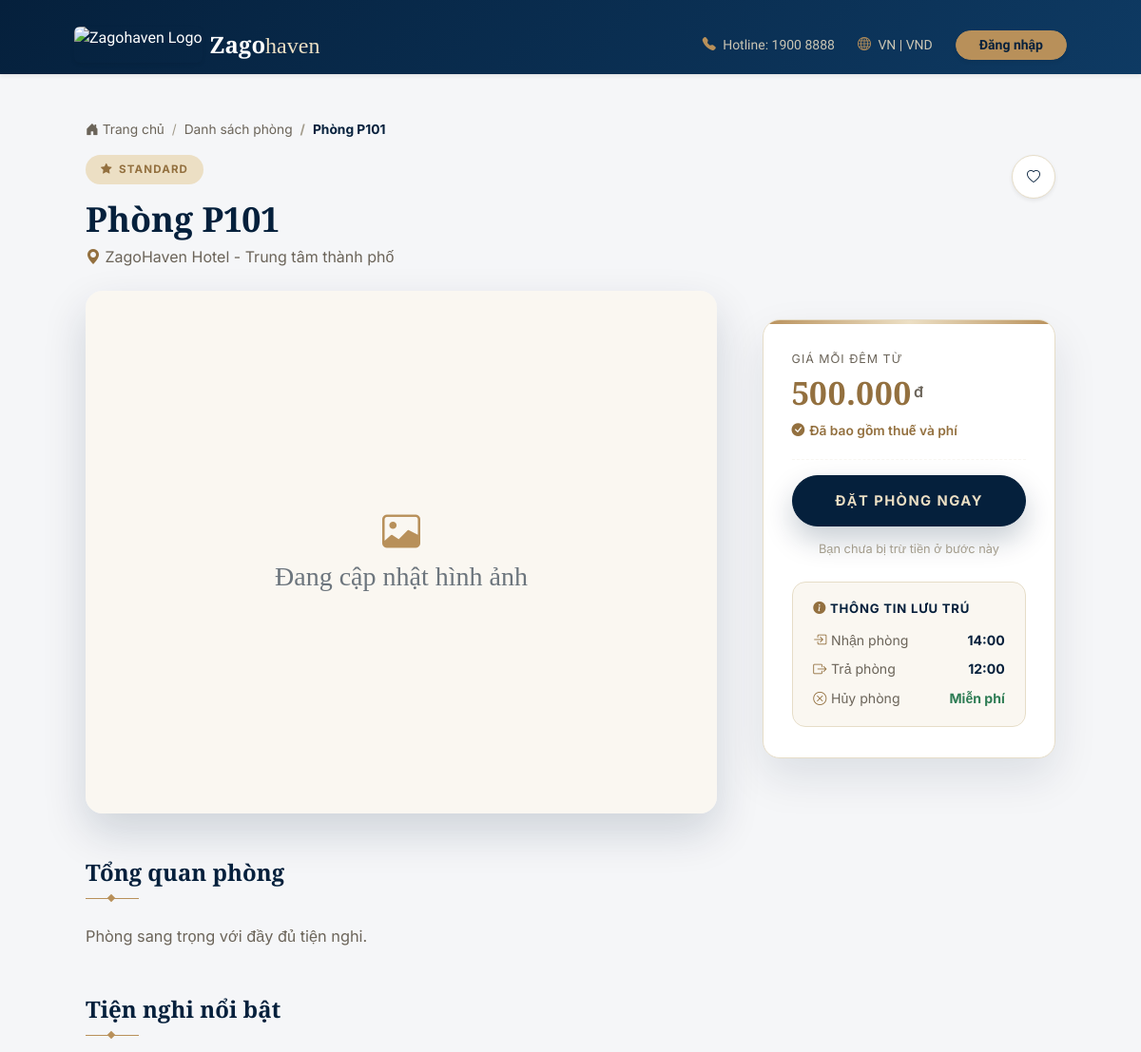
Page /room/1/ (upper part) on the earlier database version.
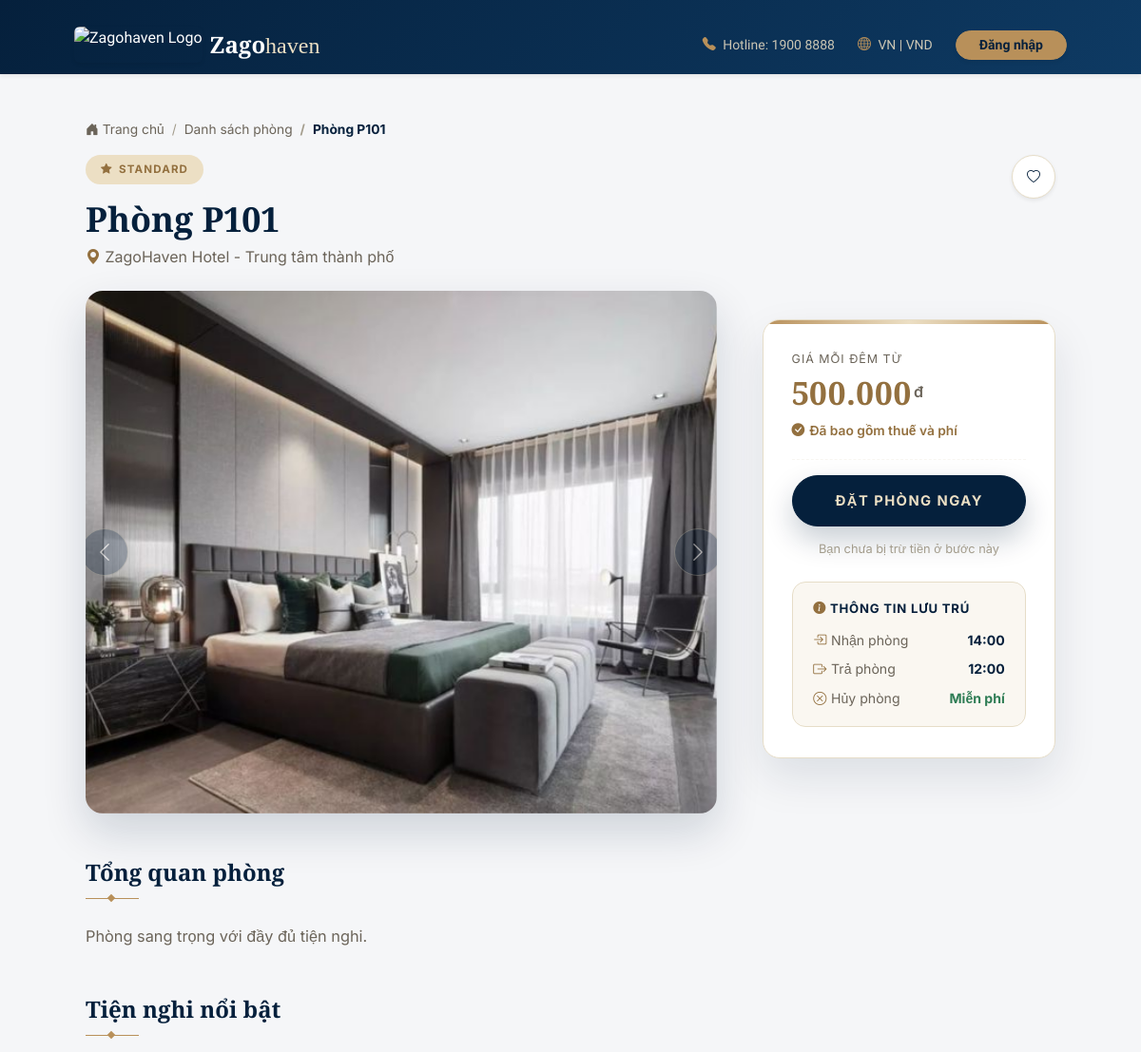
Same page on the later database version.
### booking/models.py (models this page shows, shortened)
class Room(models.Model):
    HOUSEKEEPING_STATUS = (
        ('CLEAN', 'Sạch sẽ - Sẵn sàng đón khách'),
        ('DIRTY', 'Chưa dọn - Khách vừa check-out'),
        ('MAINTENANCE', 'Đang bảo trì/Sửa chữa'),
    )
    category = models.ForeignKey(RoomCategory, on_delete=models.CASCADE, verbose_name="Thuộc loại phòng")
    room_number = models.CharField(max_length=10, unique=True, verbose_name="Số phòng")
    is_available = models.BooleanField(default=True, verbose_name="Còn trống")
    housekeeping_status = models.CharField(max_length=20, choices=HOUSEKEEPING_STATUS, default='CLEAN', verbose_name="Tình trạng dọn dẹp")
    description = models.TextField(default="Phòng sang trọng với đầy đủ tiện nghi.", verbose_name="Mô tả thêm")
    image = models.ImageField(upload_to='rooms/', null=True, blank=True, verbose_name="Ảnh đại diện")
    class Meta:
        verbose_name = "Phòng"
        verbose_name_plural = "Danh sách phòng"

class RoomCategory(models.Model):
    name = models.CharField(max_length=50)
    price_per_night = models.DecimalField(max_digits=10, decimal_places=2)
    capacity = models.IntegerField(default=2)
    def get_current_season_alert(self):
        today = timezone.now().date()
        active_seasons = SeasonalPricing.objects.filter(
            start_date__lte=today,
            end_date__gte=today
        )
        is_weekend = today.weekday() in [4, 5, 6]
        if not is_weekend:
            active_seasons = active_seasons.filter(is_weekend_only=False)
        active_season = active_seasons.first()
        return None
    class Meta:
        verbose_name = "Loại phòng"
        verbose_name_plural = "Các loại phòng"

### booking/views.py (the view)
# urls.py: path('room/<int:room_id>/', booking_views.room_detail, name='room_detail'),
def room_detail(request, room_id):
    room = get_object_or_404(Room, id=room_id)
    return render(request, 'booking/room_detail.html', {
        'room': room,
        'is_favorite': room.id in _get_favorite_room_ids(request.user),
    })

### booking/context_processors.py (called while the page is built, shortened)
def unread_messages(request):
    if not request.user.is_authenticated:
        return {'unread_message_count': 0}

### booking/views.py (called while the page is built)
def _get_favorite_room_ids(user):
    if not user.is_authenticated:
        return set()
    return set(Favorite.objects.filter(user=user).values_list('room_id', flat=True))

### booking/templates/booking/room_detail.html (shortened to what the changed rows need)
{% extends 'base.html' %}
{% block content %}
<div class="container mt-4 mb-5 lux-room-detail">
    <nav aria-label="breadcrumb" class="mb-3">
        <ol class="breadcrumb lux-breadcrumb">
            <li class="breadcrumb-item"><a href="{% url 'room_list' %}"><i class="bi bi-house-door-fill"></i> Trang chủ</a></li>
            <li class="breadcrumb-item"><a href="{% url 'room_list' %}">Danh sách phòng</a></li>
            <li class="breadcrumb-item active" aria-current="page">Phòng {{ room.room_number }}</li>
        </ol>
    </nav>
    <div class="d-flex justify-content-between align-items-start mb-4 flex-wrap gap-3">
        <div>
            <span class="lux-detail-badge"><i class="bi bi-star-fill"></i> {{ room.category.name }}</span>
            <h1 class="lux-detail-title">Phòng {{ room.room_number }}</h1>
            <p class="lux-detail-location mb-0"><i class="bi bi-geo-alt-fill"></i> ZagoHaven Hotel - Trung tâm thành phố</p>
        </div>
    </div>
    <div class="row g-5">
        <div class="col-lg-8">
            <div id="roomImageCarousel" class="carousel slide lux-carousel overflow-hidden mb-5" data-bs-ride="carousel">
                <div class="carousel-inner">
                    {% if room.image %}
                    <div class="carousel-item active">
                        <img src="{{ room.image.url }}" class="d-block w-100" alt="Phòng {{ room.room_number }}" style="height: 550px; object-fit: cover;">
                    </div>
                    {% else %}
                    <div class="carousel-item active text-secondary p-5 text-center" style="height: 550px; display: flex; align-items: center; justify-content: center; background: var(--ivory);">
                        <div>
                            <i class="bi bi-image fs-1 mb-3" style="color: var(--gold);"></i>
                            <h3 class="lux-serif">Đang cập nhật hình ảnh</h3>
                        </div>
                    </div>
                    {% endif %}
                </div>
                {% if room.images.all %}
                <button class="carousel-control-prev" type="button" data-bs-target="#roomImageCarousel" data-bs-slide="prev">
                    <span class="carousel-control-prev-icon" aria-hidden="true"></span>
                </button>
                <button class="carousel-control-next" type="button" data-bs-target="#roomImageCarousel" data-bs-slide="next">
                    <span class="carousel-control-next-icon" aria-hidden="true"></span>
                </button>
                {% endif %}
            </div>
            <div class="mb-5">
                <h3 class="lux-section-title">Tổng quan phòng</h3>
                <div class="lux-section-divider"></div>
                <p class="lux-overview-text">{{ room.description }}</p>
            </div>
        </div>
        <div class="col-lg-4">
            <div class="lux-booking-card sticky-top" style="top: 30px;">
                <div class="lux-booking-body">
                    <div class="lux-price-label">Giá mỗi đêm từ</div>
                    <h2 class="lux-price-value">{{ room.category.price_per_night|floatformat:"0g" }}<sup>đ</sup></h2>
                    <div class="lux-price-included"><i class="bi bi-check-circle-fill"></i>Đã bao gồm thuế và phí</div>
                    <hr class="lux-booking-divider" style="margin: 1.2rem 0 1rem 0;">
                    <a href="{% url 'book_room' room.id %}" class="btn-lux-book">
                        Đặt phòng ngay
                    </a>
                    <p class="lux-book-note">Bạn chưa bị trừ tiền ở bước này</p>
                    <div class="lux-stay-info">
                        <h6><i class="bi bi-info-circle-fill"></i> Thông tin lưu trú</h6>
                        <div class="lux-stay-row">
                        </div>
                        <div class="lux-stay-row">
                        </div>
                        <div class="lux-stay-row">
                        </div>
                    </div>
                </div>
            </div>
        </div>
    </div>
</div>
{% endblock %}

Differences in the rows shown:
changed Room "Phòng sang trọng với đầy đủ tiện nghi.": image empty → "rooms/p1.jpg" (drawn); image: picture added
Other differences:
text no longer shown: "Đang cập nhật hình ảnh"
